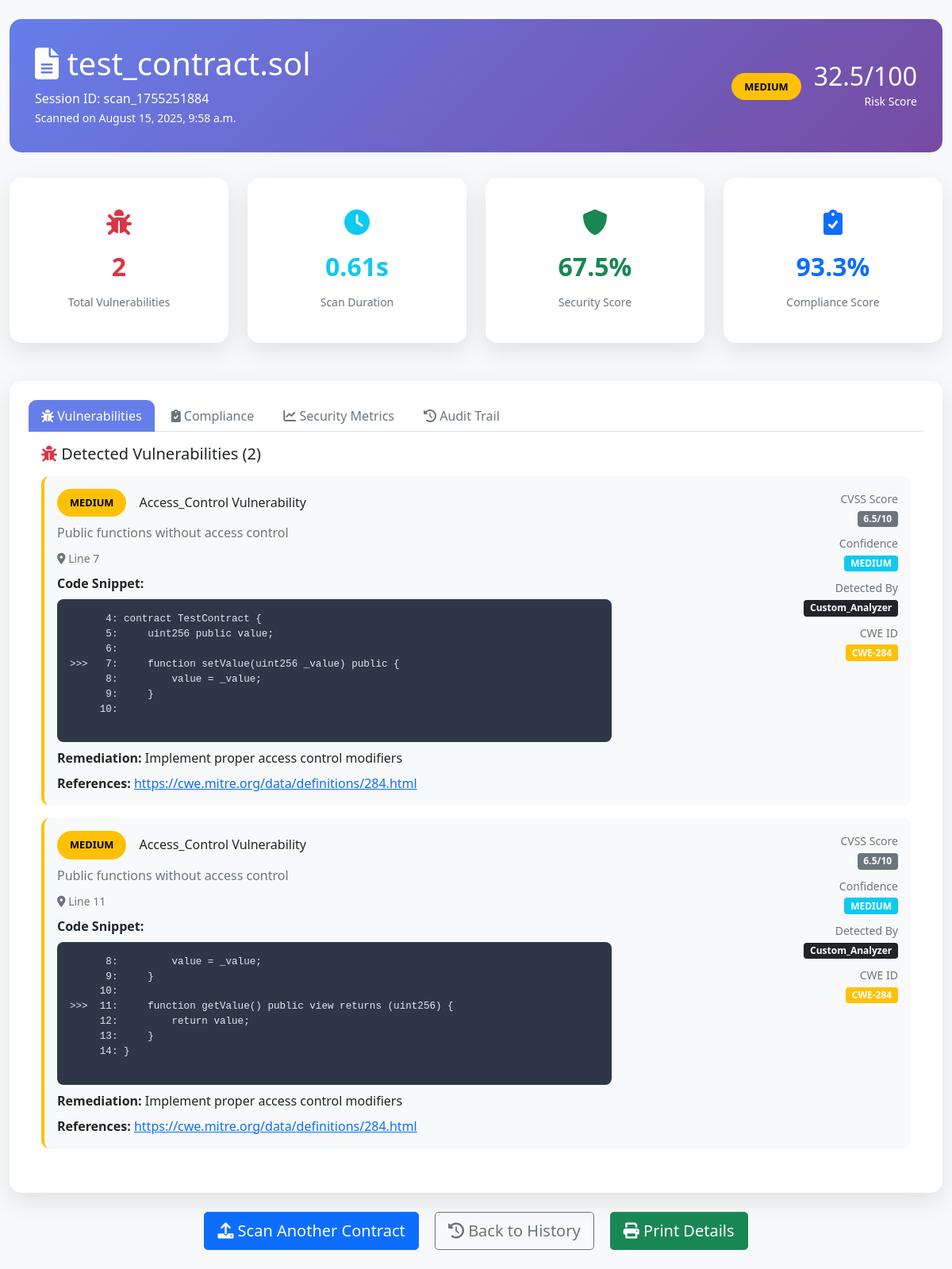
Page /detail/scan_1755251884/ on the committed database.
### scanner/models.py (models this page shows)
class ScanSession(models.Model):
    id = models.UUIDField(primary_key=True, default=uuid.uuid4, editable=False)
    user = models.ForeignKey(User, on_delete=models.CASCADE, null=True, blank=True)
    session_id = models.CharField(max_length=100, unique=True)
    contract_name = models.CharField(max_length=255)
    contract_hash = models.CharField(max_length=64)  # SHA256 hash of contract
    scan_timestamp = models.DateTimeField(auto_now_add=True)
    scan_duration = models.FloatField(default=0.0)  # in seconds
    risk_score = models.FloatField(default=0.0)  # 0-100 risk assessment
    severity_level = models.CharField(max_length=20, choices=[
        ('LOW', 'Low'),
        ('MEDIUM', 'Medium'),
        ('HIGH', 'High'),
        ('CRITICAL', 'Critical')
    ], default='LOW')
    status = models.CharField(max_length=20, choices=[
        ('PENDING', 'Pending'),
        ('RUNNING', 'Running'),
        ('COMPLETED', 'Completed'),
        ('FAILED', 'Failed')
    ], default='PENDING')
    class Meta:
        ordering = ['-scan_timestamp']

class SecurityMetric(models.Model):
    scan_session = models.OneToOneField(ScanSession, on_delete=models.CASCADE, related_name='security_metrics')
    total_vulnerabilities = models.IntegerField(default=0)
    critical_vulnerabilities = models.IntegerField(default=0)
    high_vulnerabilities = models.IntegerField(default=0)
    medium_vulnerabilities = models.IntegerField(default=0)
    low_vulnerabilities = models.IntegerField(default=0)
    code_complexity = models.FloatField(default=0.0)
    cyclomatic_complexity = models.IntegerField(default=0)
    maintainability_index = models.FloatField(default=0.0)
    security_score = models.FloatField(default=0.0)  # 0-100
    gas_optimization_score = models.FloatField(default=0.0)  # 0-100
    compliance_score = models.FloatField(default=0.0)  # 0-100

class Vulnerability(models.Model):
    id = models.UUIDField(primary_key=True, default=uuid.uuid4, editable=False)
    scan_session = models.ForeignKey(ScanSession, on_delete=models.CASCADE, related_name='vulnerabilities')
    vulnerability_type = models.CharField(max_length=100)
    title = models.CharField(max_length=255)
    description = models.TextField()
    severity = models.CharField(max_length=20, choices=[
        ('LOW', 'Low'),
        ('MEDIUM', 'Medium'),
        ('HIGH', 'High'),
        ('CRITICAL', 'Critical')
    ])
    confidence = models.CharField(max_length=20, choices=[
        ('LOW', 'Low'),
        ('MEDIUM', 'Medium'),
        ('HIGH', 'High')
    ])
    cwe_id = models.CharField(max_length=20, blank=True)  # Common Weakness Enumeration
    cvss_score = models.FloatField(null=True, blank=True)  # Common Vulnerability Scoring System
    line_number = models.IntegerField(null=True, blank=True)
    code_snippet = models.TextField(blank=True)
    remediation = models.TextField()
    references = models.TextField(blank=True)
    detected_by = models.CharField(max_length=50)  # 'slither', 'custom', 'mythril', etc.
    class Meta:
        ordering = ['-severity', '-cvss_score']

### scanner/views.py (the view)
# urls.py: path('detail/<str:session_id>/', views.scan_detail, name='scan_detail'),
def scan_detail(request, session_id):
    scan_session = get_object_or_404(ScanSession, session_id=session_id)
    vulnerabilities = Vulnerability.objects.filter(scan_session=scan_session)
    security_metrics = getattr(scan_session, 'security_metrics', None)
    compliance_checks = ComplianceCheck.objects.filter(scan_session=scan_session)
    audit_trails = AuditTrail.objects.filter(scan_session=scan_session)
    context = {
        'scan_session': scan_session,
        'vulnerabilities': vulnerabilities,
        'security_metrics': security_metrics,
        'compliance_checks': compliance_checks,
        'audit_trails': audit_trails,
    }
    return render(request, 'scanner/detail.html', context)

### scanner/templates/scanner/detail.html (shortened to what this page needs)
<!DOCTYPE html>
<html lang="en">
<head>
    <link href="https://cdn.jsdelivr.net/npm/bootstrap@5.1.3/dist/css/bootstrap.min.css" rel="stylesheet">
    <link href="https://cdnjs.cloudflare.com/ajax/libs/font-awesome/6.0.0/css/all.min.css" rel="stylesheet">
</head>
<body>
    <div class="container-fluid py-4">
        <div class="detail-header">
            <div class="row align-items-center">
                <div class="col-md-8">
                    <h1><i class="fas fa-file-alt"></i> {{ scan_session.contract_name }}</h1>
                    <p class="mb-0">Session ID: {{ scan_session.session_id }}</p>
                    <small>Scanned on {{ scan_session.scan_timestamp|date:"F j, Y, g:i a" }}</small>
                </div>
                <div class="col-md-4 text-end">
                    <div class="d-flex align-items-center justify-content-end">
                        <div class="me-3">
                            <span class="severity-badge severity-{{ scan_session.severity_level|lower }}">
                                {{ scan_session.severity_level }}
                            </span>
                        </div>
                        <div>
                            <h2 class="mb-0">{{ scan_session.risk_score|floatformat:1 }}/100</h2>
                            <small>Risk Score</small>
                        </div>
                    </div>
                </div>
            </div>
        </div>
        <div class="row mb-4">
            <div class="col-lg-3 col-md-6">
                <div class="detail-card">
                    <div class="metric-highlight">
                        <i class="fas fa-bug fa-2x text-danger mb-3"></i>
                        <div class="metric-value text-danger">{{ vulnerabilities|length }}</div>
                        <small class="text-muted">Total Vulnerabilities</small>
                    </div>
                </div>
            </div>
            <div class="col-lg-3 col-md-6">
                <div class="detail-card">
                    <div class="metric-highlight">
                        <i class="fas fa-clock fa-2x text-info mb-3"></i>
                        <div class="metric-value text-info">{{ scan_session.scan_duration|floatformat:2 }}s</div>
                        <small class="text-muted">Scan Duration</small>
                    </div>
                </div>
            </div>
            <div class="col-lg-3 col-md-6">
                <div class="detail-card">
                    <div class="metric-highlight">
                        <i class="fas fa-shield-alt fa-2x text-success mb-3"></i>
                        <div class="metric-value text-success">
                            {% if security_metrics %}
                                {{ security_metrics.security_score|floatformat:1 }}%
                            {% else %}
                                N/A
                            {% endif %}
                        </div>
                        <small class="text-muted">Security Score</small>
                    </div>
                </div>
            </div>
            <div class="col-lg-3 col-md-6">
                <div class="detail-card">
                    <div class="metric-highlight">
                        <i class="fas fa-clipboard-check fa-2x text-primary mb-3"></i>
                        <div class="metric-value text-primary">
                            {% if security_metrics %}
                                {{ security_metrics.compliance_score|floatformat:1 }}%
                            {% else %}
                                N/A
                            {% endif %}
                        </div>
                        <small class="text-muted">Compliance Score</small>
                    </div>
                </div>
            </div>
        </div>
        <div class="detail-card">
            <ul class="nav nav-tabs" id="detailTabs" role="tablist">
                <li class="nav-item" role="presentation">
                    <button class="nav-link active" id="vulnerabilities-tab" data-bs-toggle="tab"
                            data-bs-target="#vulnerabilities" type="button" role="tab">
                        <i class="fas fa-bug"></i> Vulnerabilities
                    </button>
                </li>
                <li class="nav-item" role="presentation">
                    <button class="nav-link" id="compliance-tab" data-bs-toggle="tab"
                            data-bs-target="#compliance" type="button" role="tab">
                        <i class="fas fa-clipboard-check"></i> Compliance
                    </button>
                </li>
                <li class="nav-item" role="presentation">
                    <button class="nav-link" id="metrics-tab" data-bs-toggle="tab"
                            data-bs-target="#metrics" type="button" role="tab">
                        <i class="fas fa-chart-line"></i> Security Metrics
                    </button>
                </li>
                <li class="nav-item" role="presentation">
                    <button class="nav-link" id="audit-tab" data-bs-toggle="tab"
                            data-bs-target="#audit" type="button" role="tab">
                        <i class="fas fa-history"></i> Audit Trail
                    </button>
                </li>
            </ul>
            <div class="tab-content" id="detailTabsContent">
                <div class="tab-pane fade show active" id="vulnerabilities" role="tabpanel">
                    <div class="p-3">
                        <h5 class="mb-3">
                            <i class="fas fa-bug text-danger"></i>
                            Detected Vulnerabilities ({{ vulnerabilities|length }})
                        </h5>
                        {% if vulnerabilities %}
                            {% for vulnerability in vulnerabilities %}
                            <div class="vulnerability-item {{ vulnerability.severity|lower }}">
                                <div class="row">
                                    <div class="col-md-8">
                                        <div class="d-flex align-items-center mb-2">
                                            <span class="severity-badge severity-{{ vulnerability.severity|lower }} me-3">
                                                {{ vulnerability.severity }}
                                            </span>
                                            <h6 class="mb-0">{{ vulnerability.title }}</h6>
                                        </div>
                                        <p class="text-muted mb-2">{{ vulnerability.description }}</p>
                                        {% if vulnerability.line_number %}
                                        <div class="mb-2">
                                            <small class="text-muted">
                                                <i class="fas fa-map-marker-alt"></i> Line {{ vulnerability.line_number }}
                                            </small>
                                        </div>
                                        {% endif %}
                                        {% if vulnerability.code_snippet %}
                                        <div class="mb-2">
                                            <strong>Code Snippet:</strong>
                                            <div class="code-snippet mt-2">
                                                <pre>{{ vulnerability.code_snippet }}</pre>
                                            </div>
                                        </div>
                                        {% endif %}
                                        <div class="mb-2">
                                            <strong>Remediation:</strong> {{ vulnerability.remediation }}
                                        </div>
                                        {% if vulnerability.references %}
                                        <div>
                                            <strong>References:</strong>
                                            <a href="{{ vulnerability.references }}" target="_blank" class="text-primary">
                                                {{ vulnerability.references }}
                                            </a>
                                        </div>
                                        {% endif %}
                                    </div>
                                    <div class="col-md-4">
                                        <div class="text-end">
                                            <div class="mb-2">
                                                <small class="text-muted">CVSS Score</small><br>
                                                <span class="badge bg-secondary">{{ vulnerability.cvss_score|floatformat:1 }}/10</span>
                                            </div>
                                            <div class="mb-2">
                                                <small class="text-muted">Confidence</small><br>
                                                <span class="badge bg-info">{{ vulnerability.confidence }}</span>
                                            </div>
                                            <div class="mb-2">
                                                <small class="text-muted">Detected By</small><br>
                                                <span class="badge bg-dark">{{ vulnerability.detected_by|title }}</span>
                                            </div>
                                            {% if vulnerability.cwe_id %}
                                            <div>
                                                <small class="text-muted">CWE ID</small><br>
                                                <span class="badge bg-warning">{{ vulnerability.cwe_id }}</span>
                                            </div>
                                            {% endif %}
                                        </div>
                                    </div>
                                </div>
                            </div>
                            {% endfor %}
                        {% else %}
                            <div class="alert alert-success">
                                <i class="fas fa-check-circle"></i> No vulnerabilities detected! Your contract appears to be secure.
                            </div>
                        {% endif %}
                    </div>
                </div>
            </div>
        </div>
        <div class="row mt-4">
            <div class="col-lg-12 text-center">
                <a href="{% url 'upload_contract' %}" class="btn btn-primary btn-lg me-3">
                    <i class="fas fa-upload"></i> Scan Another Contract
                </a>
                <a href="{% url 'scan_history' %}" class="btn btn-outline-secondary btn-lg me-3">
                    <i class="fas fa-history"></i> Back to History
                </a>
                <button class="btn btn-success btn-lg" onclick="window.print()">
                    <i class="fas fa-print"></i> Print Details
                </button>
            </div>
        </div>
    </div>
</body>
</html>

### scanner/templates/scanner/detail.html (style rules this page uses)
body { background: #f8f9fa; font-family: 'Segoe UI', Tahoma, Geneva, Verdana, sans-serif; }
.detail-header { background: linear-gradient(135deg, #667eea 0%, #764ba2 100%); color: white; padding: 2rem; border-radius: 15px; margin-bottom: 2rem; }
.detail-card { background: white; border-radius: 15px; padding: 1.5rem; box-shadow: 0 10px 30px rgba(0, 0, 0, 0.1); margin-bottom: 1.5rem; }
.vulnerability-item { background: #f8f9fa; border-radius: 10px; padding: 1rem; margin-bottom: 1rem; border-left: 4px solid; }
.vulnerability-item.medium { border-left-color: #ffc107; }
.severity-badge { padding: 0.5rem 1rem; border-radius: 20px; font-weight: 600; font-size: 0.8rem; }
.severity-medium { background: #ffc107; color: black; }
.code-snippet { background: #2d3748; color: #e2e8f0; border-radius: 8px; padding: 1rem; font-family: 'Courier New', monospace; font-size: 0.9rem; overflow-x: auto; }
.metric-highlight { text-align: center; padding: 1rem; }
.metric-value { font-size: 2rem; font-weight: bold; margin-bottom: 0.5rem; }
.nav-tabs .nav-link { border: none; border-radius: 10px 10px 0 0; margin-right: 5px; color: #6c757d; }
.nav-tabs .nav-link.active { background: #667eea; color: white; border: none; }

### rows in the picture
ScanSession: contract_name "test_contract.sol", session_id "scan_1755251884", scan_timestamp "August 15, 2025, 9:58 a.m.", severity_level "MEDIUM", risk_score "32.5", scan_duration "0.61"
SecurityMetric: security_score "67.5", compliance_score "93.3"
Vulnerability: severity "MEDIUM", title "Access_Control Vulnerability", description "Public functions without access control", line_number "7", code_snippet "4: contract TestContract { 5: uint256 public value; 6: >>> 7: function setValue(uint256 _value) public { 8: value = _value; 9: } 10:", remediation "Implement proper access control modifiers", references "https://cwe.mitre.org/data/definitions/284.html", cvss_score "6.5", confidence "MEDIUM", detected_by "Custom_Analyzer", cwe_id "CWE-284"
Vulnerability: severity "MEDIUM", title "Access_Control Vulnerability", description "Public functions without access control", line_number "11", code_snippet "8: value = _value; 9: } 10: >>> 11: function getValue() public view returns (uint256) { 12: return value; 13: } 14: }", remediation "Implement proper access control modifiers", references "https://cwe.mitre.org/data/definitions/284.html", cvss_score "6.5", confidence "MEDIUM", detected_by "Custom_Analyzer", cwe_id "CWE-284"

### other values in the picture
{{ vulnerabilities|length }} "2"
